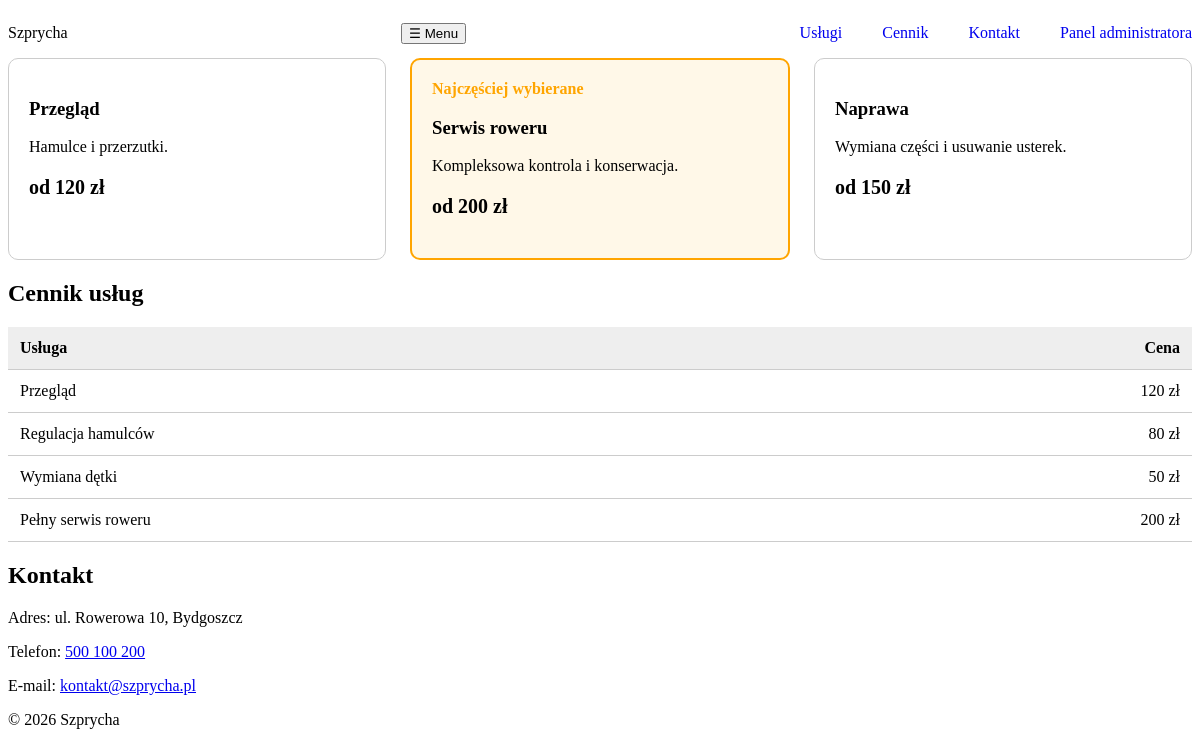
Before: / with the older database file.
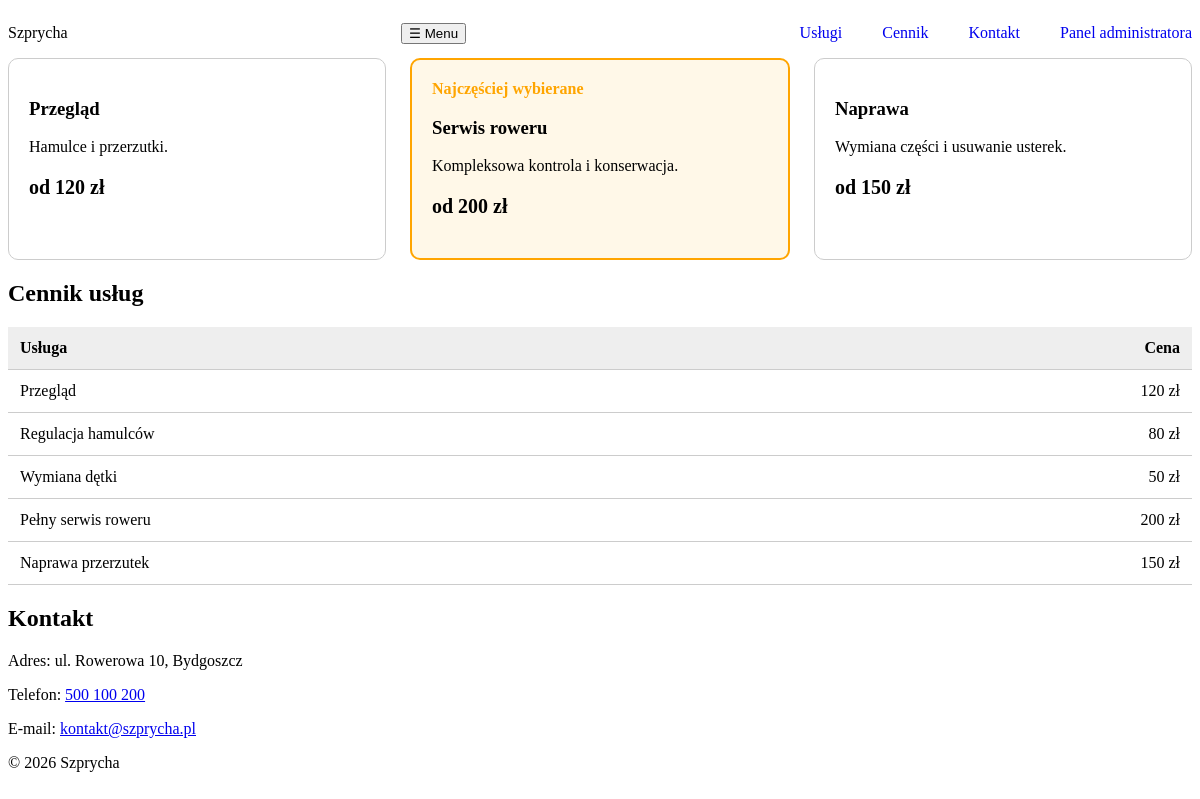
After: the same page with the newer database file.
### tables this page shows
CREATE TABLE uslugi (
    id INTEGER PRIMARY KEY AUTOINCREMENT,
    nazwa TEXT NOT NULL,
    cena REAL NOT NULL
);

### index.php (the view, shortened to what this page needs)
<?php
require_once __DIR__ . '/baza.php';
$firma = 'Szprycha';
$rok = date('Y');
$z = $pdo->query('SELECT * FROM uslugi ORDER BY id');
$uslugi = $z->fetchAll();
?>
<!DOCTYPE html>
<html lang="pl">
<head>
<link rel="stylesheet" href="style.css">
</head>
<body>
<header class="site-header">
    <p class="logo">Szprycha</p>
    <button class="menu-toggle" aria-expanded="false">
        ☰ Menu</button>
    <nav class="menu">
        <a href="#uslugi">Usługi</a>
        <a href="#cennik">Cennik</a>
        <a href="#kontakt">Kontakt</a>
        <a href="login.php">Panel administratora</a>
    </nav>
</header>
<main>
<div class="cards">
    <article class="card">
        <h3>Przegląd</h3>
        <p>Hamulce i przerzutki.</p>
        <p class="card__price">od 120 zł</p>
    </article>
    <article class="card card--highlight">
        <span>Najczęściej wybierane</span>
        <h3>Serwis roweru</h3>
        <p>Kompleksowa kontrola i konserwacja.</p>
        <p class="card__price">od 200 zł</p>
    </article>
    <article class="card">
        <h3>Naprawa</h3>
        <p>Wymiana części i usuwanie usterek.</p>
        <p class="card__price">od 150 zł</p>
    </article>
</div>
<section class="cennik">
    <h2>Cennik usług</h2>
    <table class="price-table">
        <thead>
            <tr>
                <th>Usługa</th>
                <th class="num">Cena</th>
            </tr>
        </thead>
        <tbody>
              <?php foreach ($uslugi as $usluga): ?>
        <tr>
            <td><?= htmlspecialchars($usluga['nazwa']) ?></td>
            <td class="num">
                <?= htmlspecialchars((string)$usluga['cena']) ?> zł
            </td>
        </tr>
    <?php endforeach; ?>
        </tbody>
    </table>
</section>
</main>
<footer id="kontakt">
<h2>Kontakt</h2>
    <p>Adres: ul. Rowerowa 10, Bydgoszcz</p>
    <p>
        Telefon:
        <a href="tel:+48500100200">500 100 200</a>
    </p>
    <p>
        E-mail:
        <a href="mailto:kontakt@szprycha.pl">
            kontakt@szprycha.pl
        </a>
    </p>
<p>&copy; <?= $rok ?> <?= $firma ?></p>
</footer>
</body>
</html>

### style.css (style rules this page uses)
.site-header { display: flex; justify-content: space-between; align-items: center; }
.menu { display: flex; gap: 40px; }
.menu a { text-decoration: none; }
.cards { display: flex; flex-wrap: wrap; gap: 24px; }
.card { flex: 1 1 260px; padding: 20px; border: 1px solid #ccc; border-radius: 10px; }
.card--highlight { border: 2px solid orange; background-color: #fff8e8; }
.card__price { font-weight: bold; font-size: 20px; }
.card span { color: orange; font-weight: bold; }
.price-table { width: 100%; border-collapse: collapse; }
.price-table th, .price-table td { padding: 12px; border-bottom: 1px solid #ccc; text-align: left; }
.price-table .num { text-align: right; }
.price-table thead { background-color: #eee; }

Changed rows visible on the page:
added uslugi: nazwa "Naprawa przerzutek", cena "150"
